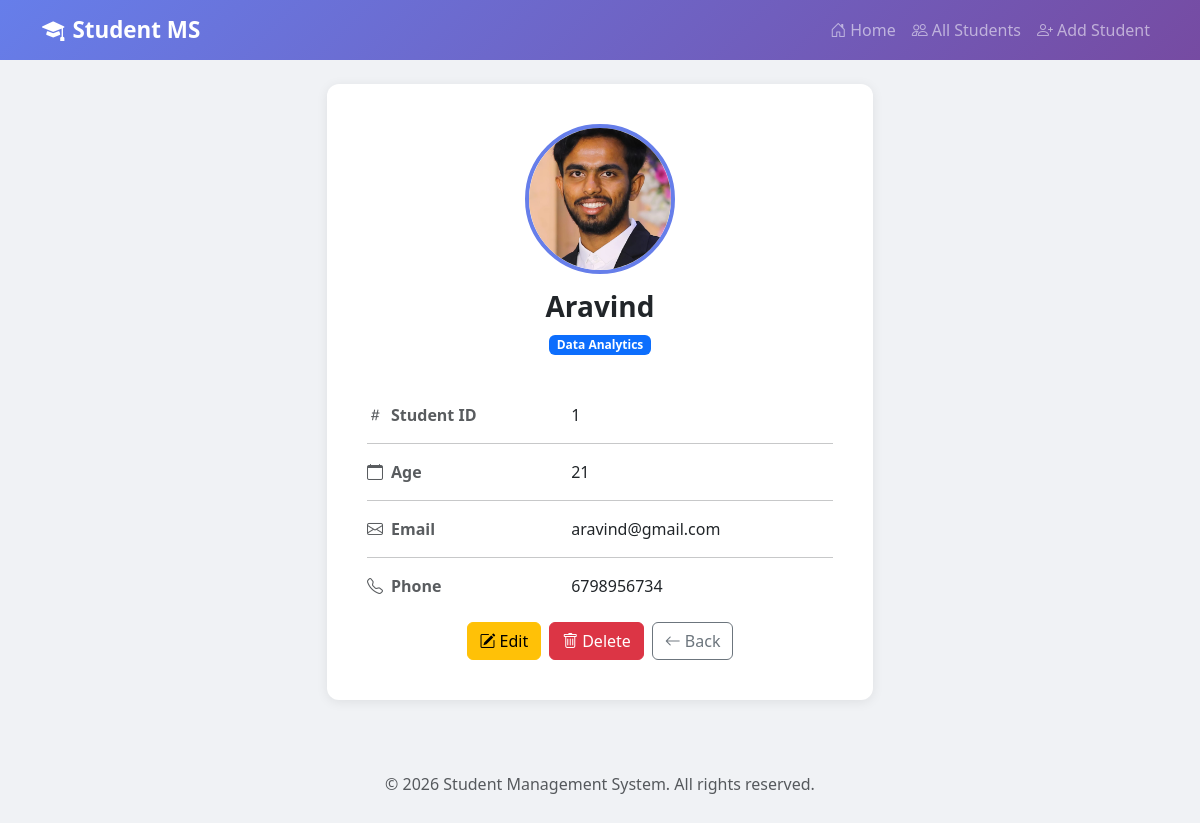
The app's page /get_single_std/1/, older data.
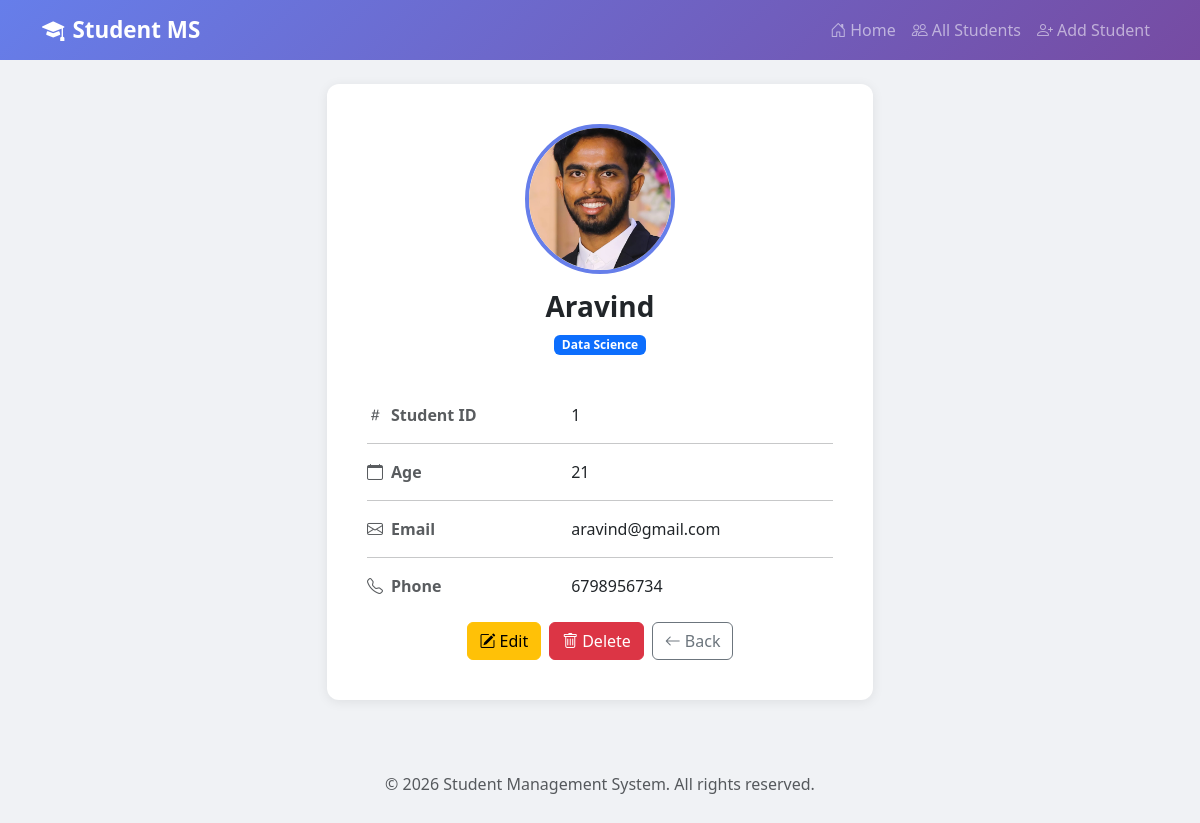
The same page, newer data.
### app/models.py (models this page shows, shortened)
class Student(models.Model):
    name = models.CharField(max_length=50)
    age = models.PositiveIntegerField()
    email = models.EmailField(unique=True)
    course = models.CharField(max_length=100,default="python")
    phone = models.CharField(max_length=50)
    image = models.ImageField(upload_to="profile/")

### app/views.py (the view)
# urls.py: path("get_single_std/<int:id>/",get_single_std,name="get_single_std"),
def get_single_std(request,id):
    student = get_object_or_404(Student,id=id)
    return render(request,"single_std.html",{"student":student})

### app/templates/single_std.html (shortened to what this page needs)
{% extends "base.html" %}
{% block content %}
<div class="row justify-content-center">
    <div class="col-md-8 col-lg-6">
        <div class="card p-4">
            <div class="card-body text-center">
                {% if student.image %}
                <img src="{{ student.image.url }}" class="student-img-lg mb-3" alt="{{ student.name }}">
                {% else %}
                <i class="bi bi-person-circle text-muted" style="font-size:6rem;"></i>
                {% endif %}
                <h3 class="fw-bold">{{ student.name }}</h3>
                <span class="badge bg-primary mb-4">{{ student.course }}</span>
                <div class="text-start mt-4">
                    <div class="row mb-3">
                        <div class="col-5 text-muted fw-semibold">
                            <i class="bi bi-hash me-2"></i>Student ID
                        </div>
                        <div class="col-7">{{ student.id }}</div>
                    </div>
                    <hr>
                    <div class="row mb-3">
                        <div class="col-5 text-muted fw-semibold">
                            <i class="bi bi-calendar me-2"></i>Age
                        </div>
                        <div class="col-7">{{ student.age }}</div>
                    </div>
                    <hr>
                    <div class="row mb-3">
                        <div class="col-5 text-muted fw-semibold">
                            <i class="bi bi-envelope me-2"></i>Email
                        </div>
                        <div class="col-7">{{ student.email }}</div>
                    </div>
                    <hr>
                    <div class="row mb-3">
                        <div class="col-5 text-muted fw-semibold">
                            <i class="bi bi-telephone me-2"></i>Phone
                        </div>
                        <div class="col-7">{{ student.phone }}</div>
                    </div>
                </div>
                <div class="d-flex justify-content-center gap-2 mt-4">
                    <a href="{% url 'update_student' student.id %}" class="btn btn-warning">
                        <i class="bi bi-pencil-square me-1"></i>Edit
                    </a>
                    <a href="{% url 'delete_student' student.id %}" class="btn btn-danger">
                        <i class="bi bi-trash me-1"></i>Delete
                    </a>
                    <a href="{% url 'get_all_std' %}" class="btn btn-outline-secondary">
                        <i class="bi bi-arrow-left me-1"></i>Back
                    </a>
                </div>
            </div>
        </div>
    </div>
</div>
{% endblock %}

Row changes from the older to the newer data that the page shows:
changed Student "Aravind": course "Data Analytics" → "Data Science"
